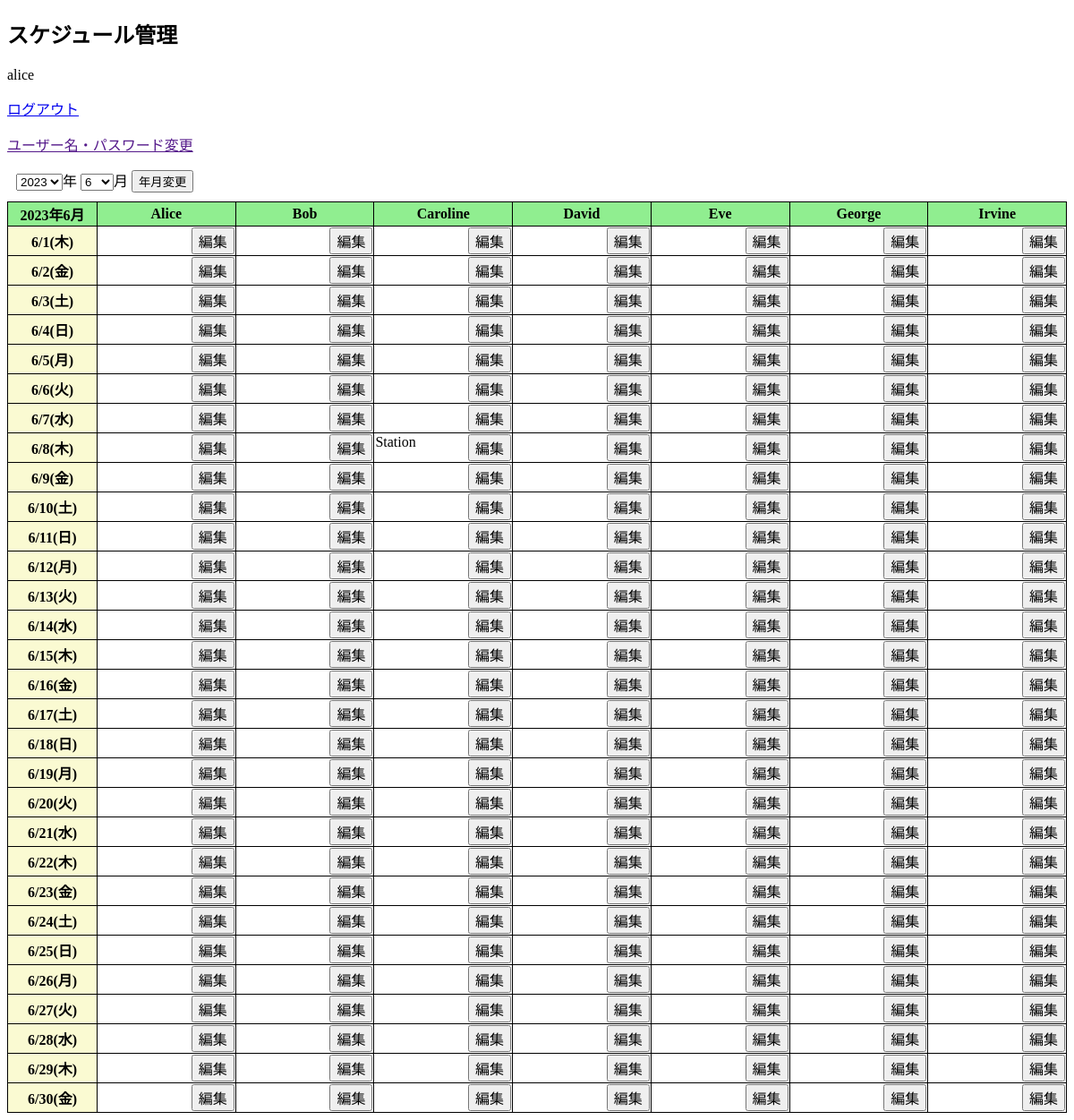
/schedule_table.php (signed in), run on the app's committed database.
### tables this page shows
create table user (
    id int auto_increment primary key,
    member_name varchar(20) not null,
    account_name varchar(20) unique not null,
    account_password varchar(60) not null,
    is_schedule_member boolean default true,
    is_admin_user boolean default false
);

create table schedule (
    member_id  int,
    schedule_year int,
    schedule_month int,
    schedule_day int,
    content varchar(200),
    foreign key(member_id) references user(id),
    primary key(member_id, schedule_year, schedule_month, schedule_day)
);

### schedule_date.php (called while the page is built, shortened)
<?php
class ScheduleDate
{
    private $year;
    private $month;
    function __construct($year, $month)
    {
     $this->year = $year;
     $this->month = $month;
    }
    public function getMonth() {
        return $this->month;
    }
    public function getDaysPerMonth() {
        return self::MAX_DAYS[$this->month - 1];
    }
    public function getDayOfWeek($day) {
        $timestamp = mktime(0, 0, 0, $this->month, $day, $this->year);
        $date = date('w', $timestamp);
        return self::DAYS_OF_WEEK_JPN[$date];
    }
}

### schedule_table.php (the view, shortened to what this page needs)
<?php require ("./schedule_date.php"); ?>
<!DOCTYPE html>
<html lang="ja">
    <head>
        <link rel="stylesheet" href="./schedule_table.css">
    </head>
    <body>
        <h2>スケジュール管理</h2>
        <?php echo $_SESSION["account_name"] ?>
        <p><a href="./logout_action.php">ログアウト</a></p>
        <p><a href="">ユーザー名・パスワード変更</a></p>
        <?php
            $nowYear = date('Y');
            $nowMonth = date('n');
            $year = $nowYear;
            $month = $nowMonth;
            $yearMonth = new ScheduleDate($year, $month);
        ?>
        <div class="input-year-month-div">
            <form action="./schedule_table.php" method="get">
                <select name="year" id="selectedYear">
                    <?php
                        for($i=2023; $i<=2025; $i++) {
                            if($i === (int)$year){
                                echo "<option value={$i} selected>{$i}</option>";
                            } else {
                            echo "<option value={$i}>{$i}</option>";
                            }
                        }
                    ?>
                </select>年
                <select name="month" id="selectedMonth">
                    <?php
                        for($i=1; $i<=12; $i++) {
                            if($i === (int)$month){
                                echo "<option value={$i} selected>{$i}</option>";
                            } else {
                            echo "<option value={$i}>{$i}</option>";
                            }
                        }
                    ?>
                </select>月
                <input type="submit" value="年月変更">
            </form>
        </div>
        <table class="schedule-table">
            <colgroup>
                <col span="1" class="date-column">
            </colgroup>
            <tbody id="scheduleTableBody">
                <?php
                $pdo = new PDO('mysql:host=localhost;dbname=schedule_manage;charset=utf8', 'member', 'password');
                ?>
                <tr class="top-row">
                    <th>
                        <?php echo "{$year}年{$month}月"; ?>
                    </th>
                    <?php
                        $sql_member = $pdo -> query('select * from user where is_schedule_member = 1 order by id');
                        foreach ($sql_member as $row) {
                            echo "<th>{$row['member_name']}</th>";
                        }
                    ?>
                </tr>
                <?php
                    for ($day=1; $day <= $yearMonth->getDaysPerMonth(); $day++) {
                        echo "<tr>";
                            echo "<th>{$yearMonth->getMonth()}/{$day}({$yearMonth->getDayOfWeek($day)})</th>";
                            $sql_member = $pdo -> query('select * from user where is_schedule_member = 1 order by id');
                            foreach ($sql_member as $row) {
                                $sql_schedule = $pdo -> prepare('select content from schedule
                                                                where member_id = ? and schedule_year =? and schedule_month = ? and schedule_day = ?');
                                $sql_schedule -> execute([$row['id'], (int)($yearMonth->getYear()), (int)($yearMonth->getMonth()), (int)$day]);
                                $result = $sql_schedule->fetch();
                                $content = '';
                                if($result !== false) {
                                    $content = htmlspecialchars($result['content']);
                                }
                                echo "<td>";
                                    echo "<div class='schedule-table-cell-div'>";
                                    echo "<div class='schedule-text-div'>{$content}</div>";
                                        echo "<div class='.text-edit-button-div'>";
                                            echo "<form action='./schedule_edit.php' method='post'>";
                                                if($_SESSION["is_schedule_member"] === 1 || $_SESSION["is_admin_user"] === 1) {
                                                    echo "<input id='editButton' type='submit' value='編集'>";
                                                } else {
                                                    echo "<input id='editButton' type='submit' value='編集', disabled>";
                                                }
                                            echo "</form>";
                                echo "</td>";
                            }
                        echo "</tr>";
                    }
                ?>
            </tbody>
        </table>
    </body>
</html>

### schedule_table.css (style rules this page uses)
.input-year-month-div { margin: 10px; }
.schedule-table { border-collapse: collapse; width: 100%; table-layout: fixed; }
.schedule-table tbody { width: auto; margin: 10px; }
.schedule-table th, td { border: solid; border-width: 1px; border-color: black; }
.schedule-table-cell-div { display: flex; }
.schedule-text-div { width: 70%; }
.top-row th { background-color: lightgreen; position: sticky; top: 0; }
.date-column { background-color: lightgoldenrodyellow; width: 100px; position: sticky; left: 0; }
.schedule-table td input { width: 100%; box-sizing:border-box; height: 100%; font-size: 100%; }
.schedule-table td { height: 30px; }

### data on the page
user: member_name "Alice"
user: member_name "Bob"
user: member_name "Caroline", schedule.content "Station"
user: member_name "David"
user: member_name "Eve"
user: member_name "George"
user: member_name "Irvine"

### other printed values
$_SESSION["account_name"] "alice"
$year "2023"
$month "6"
$yearMonth->getMonth() "6"
$yearMonth->getDayOfWeek($day) "木"
$yearMonth->getDayOfWeek($day) "金"
$yearMonth->getDayOfWeek($day) "土"
$yearMonth->getDayOfWeek($day) "日"
$yearMonth->getDayOfWeek($day) "月"
$yearMonth->getDayOfWeek($day) "火"
$yearMonth->getDayOfWeek($day) "水"
form field year "2023"
form field month "6"
